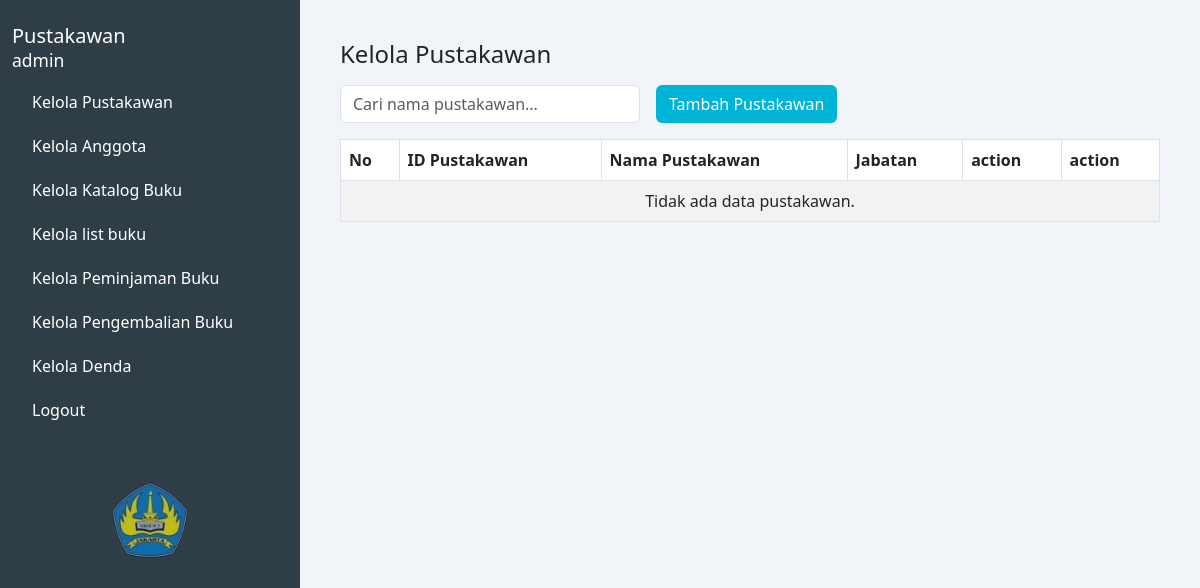
/kelola_pustakawan.php, run on an earlier commit of the app's database.
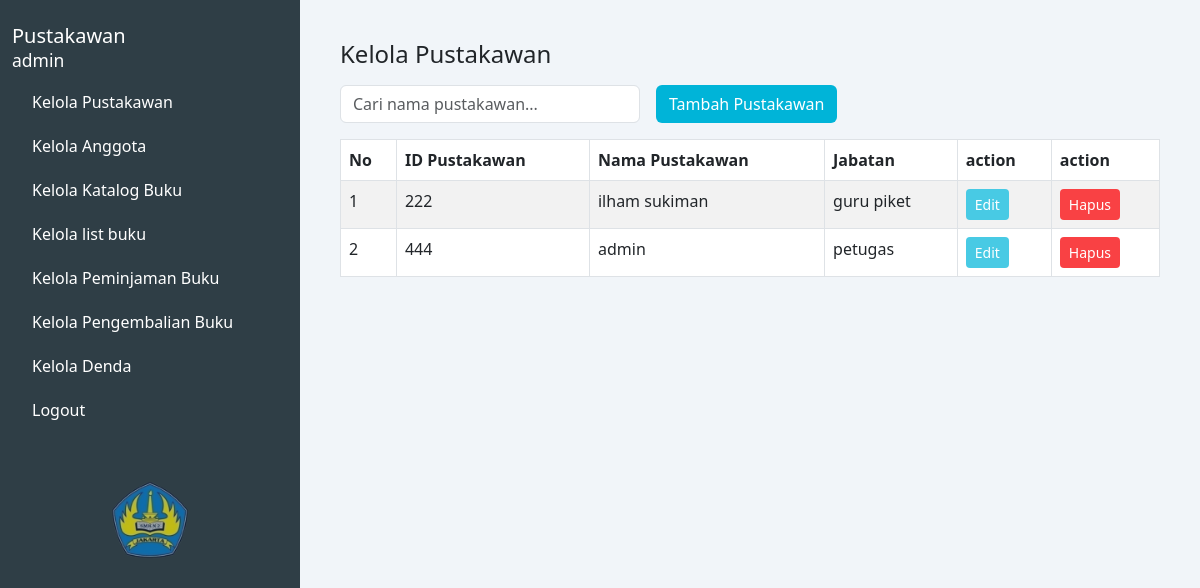
And on a later commit of the database.
### tables this page shows
CREATE TABLE `data_pustakawan` (
  `id_pustakawan` int(11) NOT NULL,
  `nama_pustakawan` varchar(255) DEFAULT NULL,
  `jabatan` varchar(100) DEFAULT NULL
);

### kelola_pustakawan.php (the view, shortened to what this page needs)
<?php
$koneksi = mysqli_connect("localhost", "root", "", "perpustakaan");
$query_select_pustakawan = "SELECT * FROM data_Pustakawan";
?>
<!DOCTYPE html>
<html lang="en">
<head>
    <link href="https://cdn.jsdelivr.net/npm/bootstrap@5.3.0/dist/css/bootstrap.min.css" rel="stylesheet" />
</head>
<body>
<div class="container-fluid">
    <div class="row">
        <nav class="col-md-3 d-none d-md-block sidebar min-vh-100 position-relative">
            <h5 class="pt-4">Pustakawan<br /><small>admin</small></h5>
            <a href="kelola_pustakawan.php">Kelola Pustakawan</a>
            <a href="kelola_anggota.php">Kelola Anggota</a>
            <a href="kelola_katalog.php">Kelola Katalog Buku</a>
            <a href="kelola_list_buku.php">Kelola list buku</a>
            <a href="kelola_peminjaman.php">Kelola Peminjaman Buku</a>
            <a href="kelola_pengembalian.php">Kelola Pengembalian Buku</a>
            <a href="denda_kelola.php">Kelola Denda</a>
            <a href="logout.php">Logout</a>
            <div class="image-box text-center mt-5">
                <img src="assets/logo_sekolah.png" alt="icon" />
            </div>
        </nav>
        <main class="col-md-9 col-12 main-content">
            <h4>Kelola Pustakawan</h4>
            <div class="d-flex flex-wrap gap-2 align-items-center mb-3 mt-3">
                <input type="text" id="searchInput" class="form-control form-control-md me-2" placeholder="Cari nama pustakawan..." style="max-width: 300px;" oninput="filterTable()" />
                <button class="btn btn-tambah btn-md" data-bs-toggle="modal" data-bs-target="#tambahPustakawanModal">Tambah Pustakawan</button>
            </div>
            <div class="table-responsive">
                <table class="table table-bordered table-striped" id="pustakawanTable">
                    <thead>
                        <tr>
                            <th>No</th>
                            <th>ID Pustakawan</th>
                            <th>Nama Pustakawan</th>
                            <th>Jabatan</th>
                            <th>action</th>
                            <th>action</th>
                        </tr>
                    </thead>
                    <tbody>
                        <?php
                        $no = 1;
                        $result = mysqli_query($koneksi, $query_select_pustakawan);
                        if (mysqli_num_rows($result) > 0) {
                            while ($row = mysqli_fetch_assoc($result)) {
                                echo "<tr>";
                                echo "<td>" . $no++ . "</td>";
                                echo "<td>" . htmlspecialchars($row['id_pustakawan']) . "</td>";
                                echo "<td>" . htmlspecialchars($row['nama_pustakawan']) . "</td>";
                                echo "<td>" . htmlspecialchars($row['jabatan']) . "</td>";
                                echo '<td>
                                        <button class="btn btn-sm btn-edit" data-bs-toggle="modal" data-bs-target="#editPustakawanModal"
                                                data-id="' . htmlspecialchars($row['id_pustakawan']) . '"
                                                data-nama="' . htmlspecialchars($row['nama_pustakawan']) . '"
                                                data-jabatan="' . htmlspecialchars($row['jabatan']) . '">Edit</button>
                                      </td>';
                                echo '<td>
                                        <button class="btn btn-sm btn-delete" data-bs-toggle="modal" data-bs-target="#hapusPustakawanModal"
                                                data-id="' . htmlspecialchars($row['id_pustakawan']) . '">Hapus</button>
                                      </td>';
                                echo "</tr>";
                            }
                        } else {
                            echo "<tr><td colspan='6' class='text-center'>Tidak ada data pustakawan.</td></tr>";
                        }
                        ?>
                    </tbody>
                </table>
            </div>
        </main>
    </div>
</div>
</body>
</html>

What changed in the data, as far as the page shows it:
added data_pustakawan: id_pustakawan "222", nama_pustakawan "ilham sukiman", jabatan "guru piket"
added data_pustakawan: id_pustakawan "444", nama_pustakawan "admin", jabatan "petugas"
Also different on the page:
text no longer shown: "Tidak ada data pustakawan."
